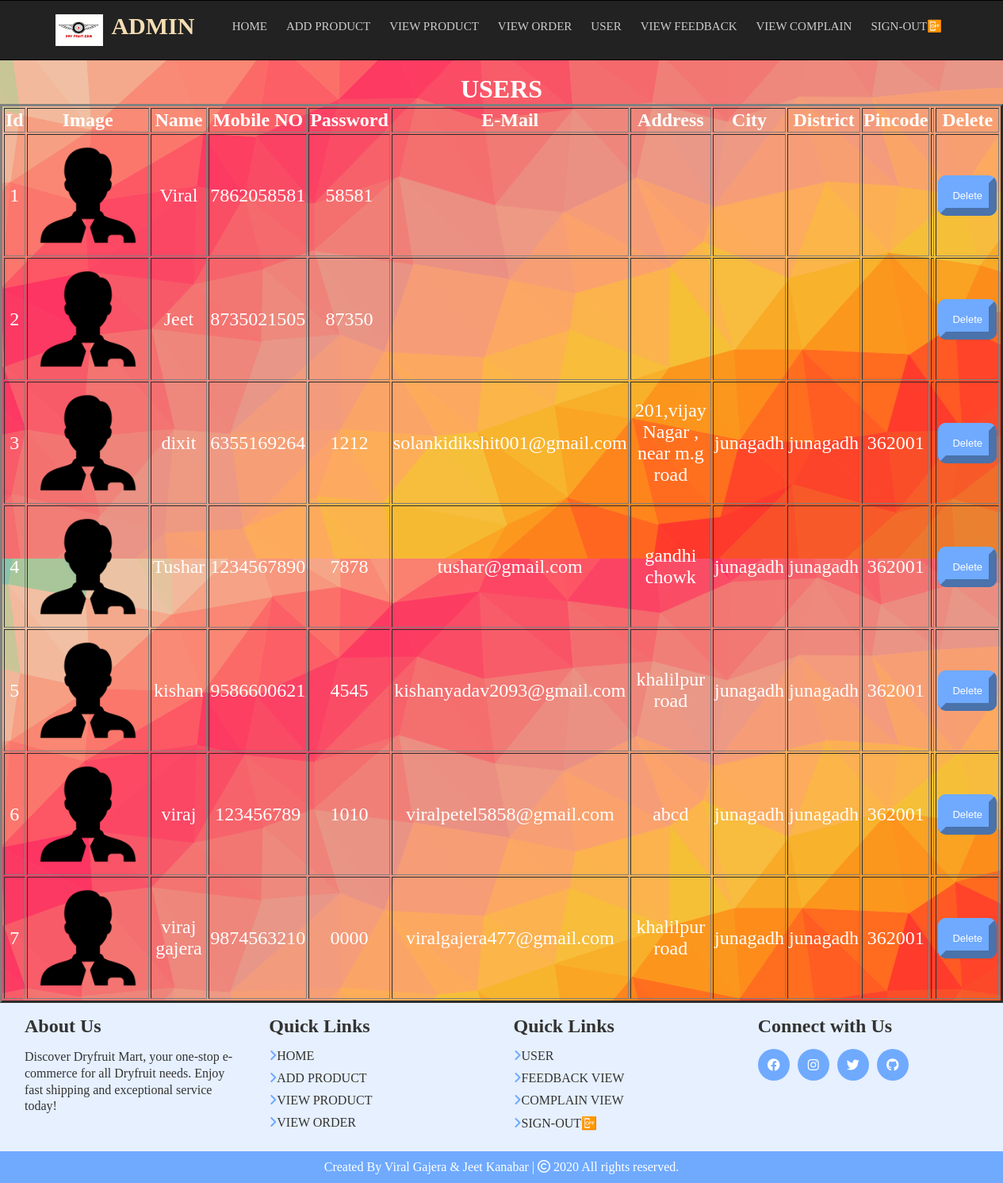
The page /admin/reguser.php (signed in) on the database its author committed.
### tables this page shows
CREATE TABLE `registration` (
  `id` int(11) NOT NULL,
  `name` varchar(100) NOT NULL,
  `pass` varchar(11) NOT NULL,
  `mno` varchar(11) NOT NULL,
  `email` varchar(50) NOT NULL,
  `address` varchar(100) NOT NULL,
  `city` varchar(50) NOT NULL,
  `district` varchar(50) NOT NULL,
  `pincode` varchar(6) NOT NULL,
  `type` varchar(50) NOT NULL
);

### admin/reguser.php (the view, shortened to what this page needs)
<?php
	$cn=mysqli_connect("localhost","root","","online");
	$q = mysqli_query($cn,"select * from registration");
	if(mysqli_num_rows($q) == 0)
	{
		echo "<h2 align=center> There is No product </h2>";
	}
	else
	{
		include("header.php");
		echo "<br><body background='image/background.svg'><font color=white><h1 align=center>USERS</h1></font>";
		echo "<table  style=width:100% border=3>
								<tr align=center><th><font color=white size =5>Id</th>
								<th><font color=white size =5> Image</th>
								<th><font color=white size =5> Name</th>
								<th><font color=white size =5>Mobile NO</th>
								<th><font color=white size =5>Password</th>
								<th><font color=white size =5>E-Mail</th>
								<th><font color=white size =5>Address</th>
								<th><font color=white size =5>City</th>
								<th><font color=white size =5>District</th>
								<th><font color=white size =5>Pincode</th><th></th>
								<th><font color=white size =5>Delete</th></tr>";
		while($r = mysqli_fetch_array($q))
		{
			echo "<tr><td align=center ><font color=white  size=5 >".$r[0]."</td>
			<td align=center ><font color=white  size=5 ><img src='../image/logo.png' width='150px' height='150px'></td>
			<td align=center ><font color=white size=5 >".$r[1]."</td>
			<td align=center ><font color=white  size=5 >".$r[3]." </td>
			<td align=center ><font color=white  size=5 >".$r[2]." </td>
			<td align=center><font color=white  size=5 >".$r[4]." </td>
			<td align=center ><font color=white size=5 >".$r[5]."</td>
			<td align=center ><font color=white size=5 >".$r[6]."</td>
			<td align=center ><font color=white size=5 >".$r[7]."</td>
			<td align=center ><font color=white size=5 >".$r[8]."</td>
			<td align=center  class=b1><font color=white size=5 ><id=".$r[0]."'>
			<td align=center  class=b1><font color=white size=5 ><a href='reguserdel.php?id=".$r[0]."'><input type=submit value=Delete   style=font-size:13px;border-color:#6faaff;color:white;background:#6faaff;border-radius:10px;margin:1px;padding:8px;border-width:10px  class=button value=submit></a></td></tr>";
		}
		echo "</table>";
	 }
?><?php include("footer.php");?>

### admin/style1.css (style rules this page uses)
* { margin: 0; }
body { margin: 0; }

### rows shown on the page
registration: id "1", name "Viral", mno "7862058581", pass "58581"
registration: id "2", name "Jeet", mno "8735021505", pass "87350"
registration: id "3", name "dixit", mno "6355169264", pass "1212", email "solankidikshit001@gmail.com", address "201,vijay Nagar , near m.g road", city "junagadh", district "junagadh", pincode "362001"
registration: id "4", name "Tushar", mno "1234567890", pass "7878", email "tushar@gmail.com", address "gandhi chowk", city "junagadh", district "junagadh", pincode "362001"
registration: id "5", name "kishan", mno "9586600621", pass "4545", email "kishanyadav2093@gmail.com", address "khalilpur road", city "junagadh", district "junagadh", pincode "362001"
registration: id "6", name "viraj", mno "123456789", pass "1010", email "viralpetel5858@gmail.com", address "abcd", city "junagadh", district "junagadh", pincode "362001"
registration: id "7", name "viraj gajera", mno "9874563210", pass "0000", email "viralgajera477@gmail.com", address "khalilpur road", city "junagadh", district "junagadh", pincode "362001"
